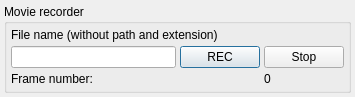
<?xml version="1.0" encoding="UTF-8"?>
<ui version="4.0">
 <class>mrecorderClass</class>
 <widget class="QDialog" name="mrecorderClass">
  <property name="geometry">
   <rect>
    <x>0</x>
    <y>0</y>
    <width>355</width>
    <height>95</height>
   </rect>
  </property>
  <property name="minimumSize">
   <size>
    <width>0</width>
    <height>0</height>
   </size>
  </property>
  <property name="maximumSize">
   <size>
    <width>16777215</width>
    <height>16777215</height>
   </size>
  </property>
  <property name="windowTitle">
   <string>mrecorder</string>
  </property>
  <layout class="QGridLayout" name="gridLayout">
   <property name="margin">
    <number>4</number>
   </property>
   <property name="spacing">
    <number>4</number>
   </property>
   <item row="0" column="0">
    <widget class="QGroupBox" name="groupBox_Record">
     <property name="title">
      <string>Movie recorder</string>
     </property>
     <layout class="QGridLayout" name="gridLayout_2">
      <property name="margin">
       <number>4</number>
      </property>
      <property name="spacing">
       <number>4</number>
      </property>
      <item row="2" column="0">
       <widget class="QLabel" name="l_2">
        <property name="frameShape">
         <enum>QFrame::NoFrame</enum>
        </property>
        <property name="frameShadow">
         <enum>QFrame::Plain</enum>
        </property>
        <property name="text">
         <string>Frame number:</string>
        </property>
       </widget>
      </item>
      <item row="1" column="1">
       <widget class="QPushButton" name="pushButton_Record">
        <property name="text">
         <string>REC</string>
        </property>
       </widget>
      </item>
      <item row="0" column="0" colspan="3">
       <widget class="QLabel" name="l_1">
        <property name="text">
         <string>File name (without path and extension)</string>
        </property>
       </widget>
      </item>
      <item row="1" column="0">
       <widget class="QLineEdit" name="lineEdit_FileName">
        <property name="sizePolicy">
         <sizepolicy hsizetype="MinimumExpanding" vsizetype="Fixed">
          <horstretch>0</horstretch>
          <verstretch>0</verstretch>
         </sizepolicy>
        </property>
       </widget>
      </item>
      <item row="1" column="2">
       <widget class="QPushButton" name="pushButton_Stop">
        <property name="text">
         <string>Stop</string>
        </property>
       </widget>
      </item>
      <item row="2" column="2">
       <widget class="QLabel" name="l_FrameCnt">
        <property name="text">
         <string>0</string>
        </property>
       </widget>
      </item>
     </layout>
    </widget>
   </item>
  </layout>
 </widget>
 <layoutdefault spacing="6" margin="11"/>
 <tabstops>
  <tabstop>lineEdit_FileName</tabstop>
  <tabstop>pushButton_Record</tabstop>
  <tabstop>pushButton_Stop</tabstop>
 </tabstops>
 <resources/>
 <connections/>
</ui>
